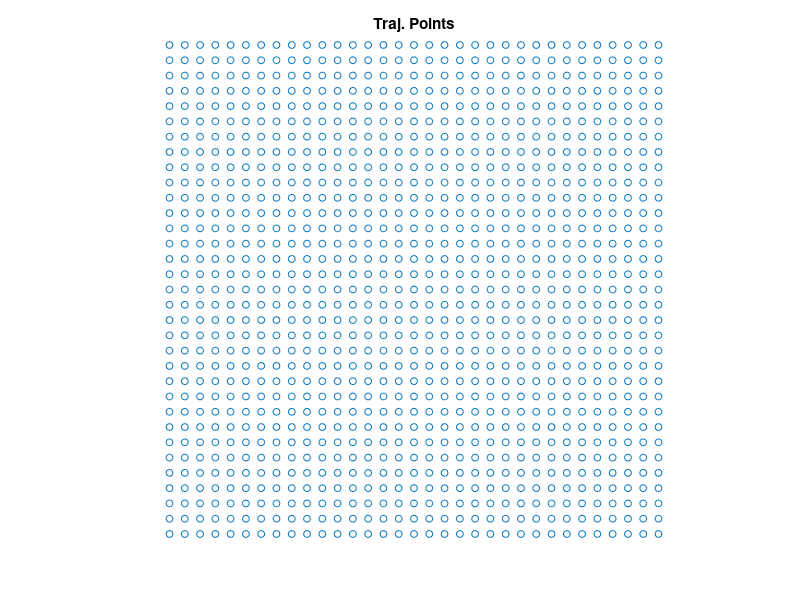

The MATLAB source for this figure: (Note: this script raises an error after producing the figure.)
function trajectory_tst1()
clear; clear globals;
close all;
addpath('../src/common/');
addpath('../src/semilag/');
global VERBOSE;
global GVFREQ;

% RUN PARAMETERS
VERBOSE         = false;
GVFREQ          = 1;
ti              = 0.5;
tf              = 0;
xi              = 0;
xf              = 1;

% MAIN SCRIPT
fvel = @func1;

n = 2^5;
x = linspace(xi,xf,n+1);
[xr,yr,zr] = meshgrid(x,x,1);

% PLOT
MS='MarkerSize';
plot(xr(:),yr(:),'o',MS,5); hold on;
axis off; axis equal;
title('Traj. Points');

% exact trajectory
[xe,ye,ze] = trajectory_ode45(xr,yr,zr,fvel,ti,tf);
hold on;
plot(xe(:),ye(:),'rx',MS,8);  

% computed trajectory
tn = 10;
[xc,yc,zc] = trajectory_rk2(xr,yr,zr,fvel,ti,tf,tn);

hold on;
plot(xc(:),yc(:),'gs',MS,8);  axis off; axis equal;

end

function [xt,yt,zt] = func1(t,x,y,z)
    xc = 0.5;
    yc = xc;
    zc = 0;
    [xt,yt,zt] = vel_rot(t,x,y,z,xc,yc,zc);
end